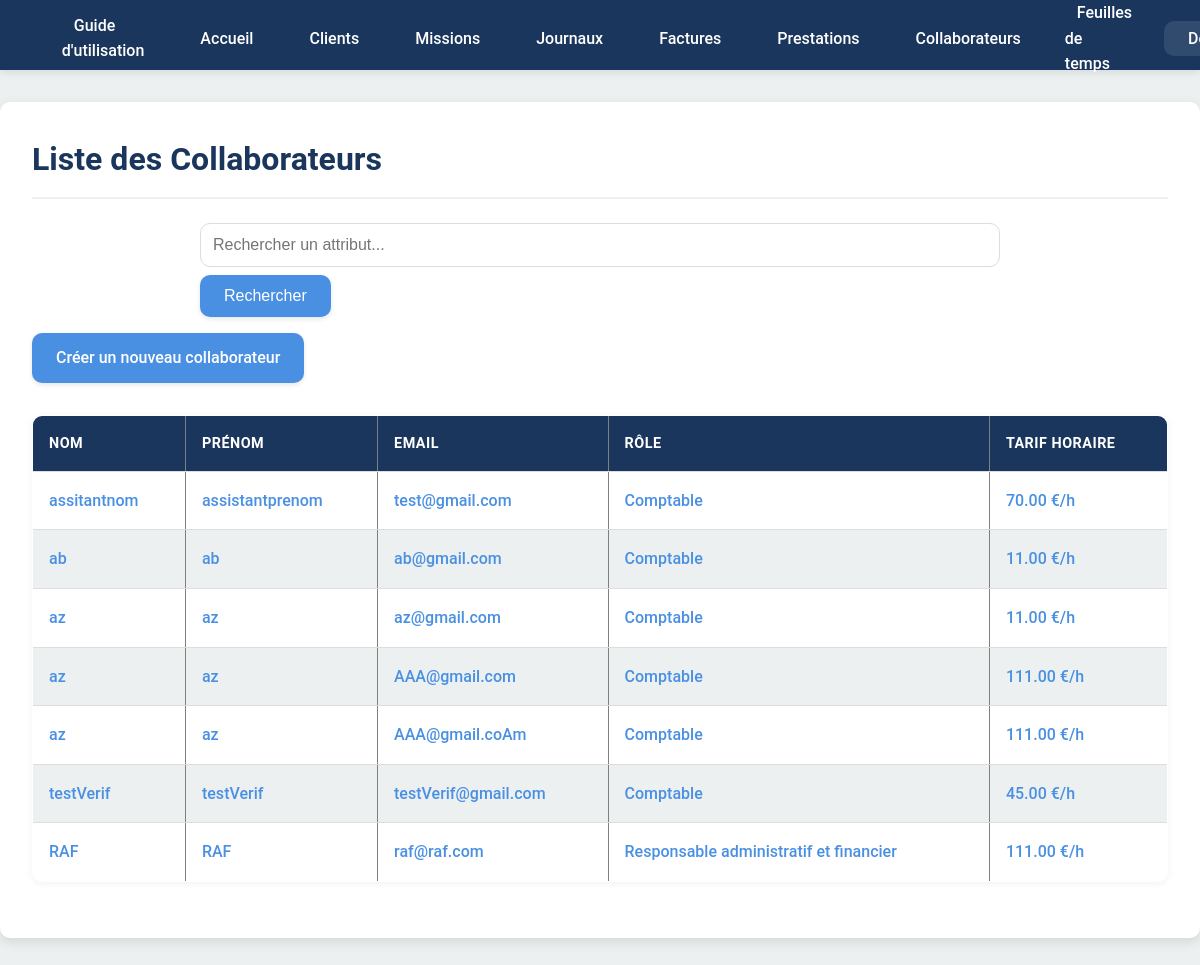
Page /collaborateurs/ (signed in) on the earlier database version.
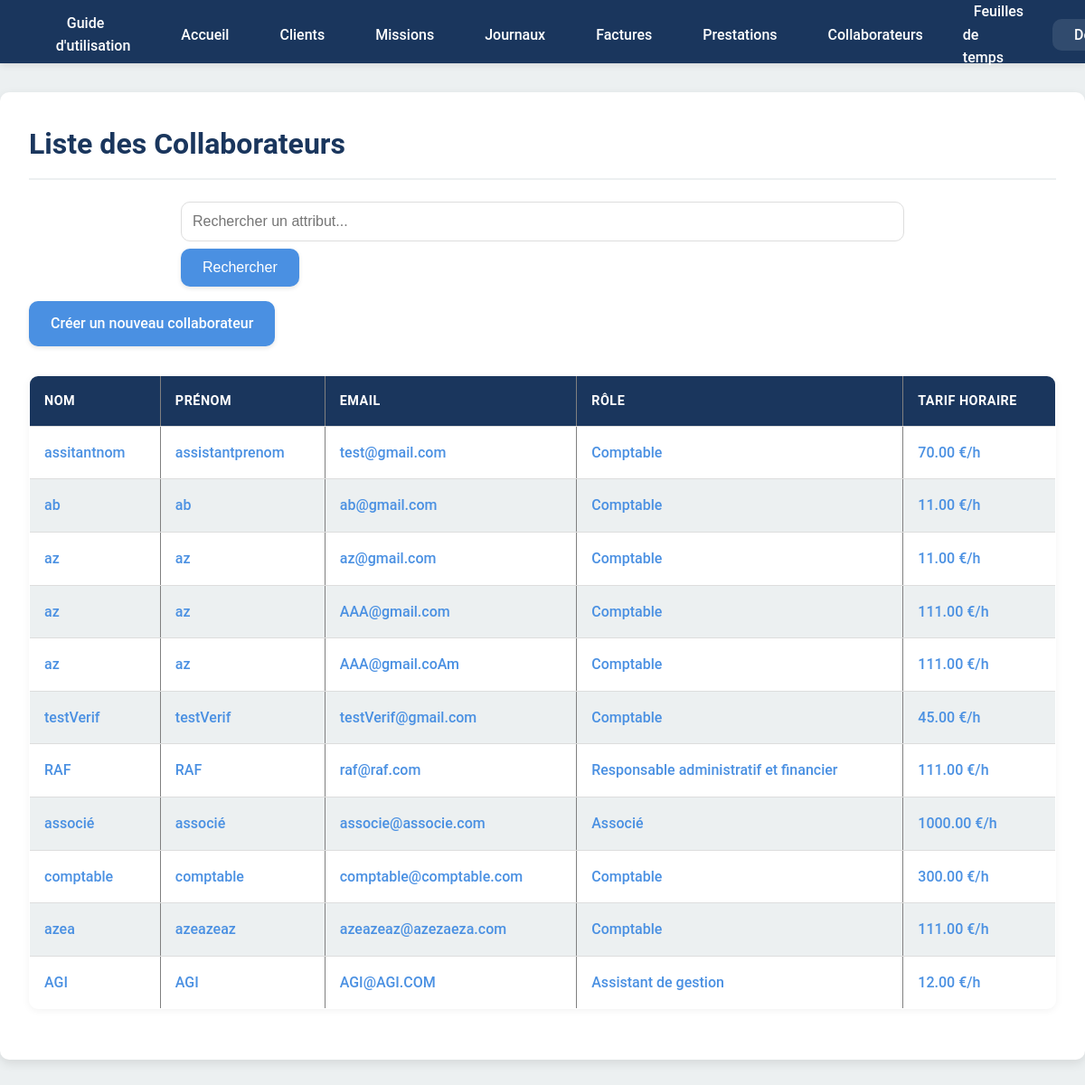
Same page on the later database version.
### projManagement/models.py (models this page shows, shortened)
class Collaborateur(models.Model):
    class Role(models.TextChoices):
        COMPTABLE = 'COMPTABLE', 'Comptable'
        DIRECTEUR = 'RAF', 'Responsable administratif et financier'
        ASSOCIE = 'ASSOCIE', 'Associé'
        AGI = 'AGI', 'Assistant de gestion'
    nom = models.CharField(max_length=100)
    prenom = models.CharField(max_length=100)
    email = models.EmailField(unique=True)
    password = models.CharField(max_length=128)
    role = models.CharField(max_length=10, choices=Role.choices)
    tarif_horaire = models.DecimalField(max_digits=10, decimal_places=2)

### projManagement/views.py (the view)
# urls.py: path('collaborateurs/', views.collaborateurs, name='collaborateurs'),
@login_required
def collaborateurs(request):
    query = request.GET.get('q', '')  # Récupère la requête de recherche
    collaborateurs_list = Collaborateur.objects.all()
    if query:
        collaborateurs_list = collaborateurs_list.filter(
            Q(nom__icontains=query) |
            Q(prenom__icontains=query) |
            Q(email__icontains=query)
        )
    return render(request, 'projManagement/collaborateurs.html', {'collaborateurs': collaborateurs_list, 'query': query})

### projManagement/templates/projManagement/collaborateurs.html
{% extends 'projManagement/overlay.html' %}
{% block content %}
<h1>Liste des Collaborateurs</h1>
<form method="GET" action="">
    <input type="text" name="q" placeholder="Rechercher un attribut..." value="{{ request.GET.q }}">
    <button type="submit" class="btn">Rechercher</button>
</form>
<a href="{% url 'creer_collaborateur' %}" class="btn">Créer un nouveau collaborateur</a>
<table border="1">
    <thead>
        <tr>
            <th>Nom</th>
            <th>Prénom</th>
            <th>Email</th>
            <th>Rôle</th>
            <th>Tarif Horaire</th>
        </tr>
    </thead>
    <tbody>
        {% for collaborateur in collaborateurs %}
        <tr>
            <td><a href="{% url 'detail_collaborateur' collaborateur.id %}">{{ collaborateur.nom }}</a></td>
            <td><a href="{% url 'detail_collaborateur' collaborateur.id %}">{{ collaborateur.prenom }}</a></td>
            <td><a href="{% url 'detail_collaborateur' collaborateur.id %}">{{ collaborateur.email }}</a></td>
            <td><a href="{% url 'detail_collaborateur' collaborateur.id %}">{{ collaborateur.get_role_display }}</a></td>
            <td><a href="{% url 'detail_collaborateur' collaborateur.id %}">{{ collaborateur.tarif_horaire }} €/h</a></td>
        </tr>
        {% empty %}
        <tr>
            <td colspan="5">Aucun collaborateur trouvé.</td>
        </tr>
        {% endfor %}
    </tbody>
</table>
{% endblock %}

Differences in the rows shown:
added Collaborateur: nom "associé", prenom "associé", email "associe@associe.com", role "Associé", tarif_horaire "1000.00"
added Collaborateur: nom "comptable", prenom "comptable", email "comptable@comptable.com", role "Comptable", tarif_horaire "300.00"
added Collaborateur: nom "azea", prenom "azeazeaz", email "azeazeaz@azezaeza.com", role "Comptable", tarif_horaire "111.00"
added Collaborateur: nom "AGI", prenom "AGI", email "AGI@AGI.COM", role "Assistant de gestion", tarif_horaire "12.00"
